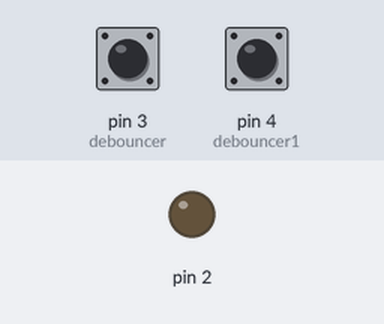
Bench run of a sketch on a simulated Arduino Uno, built with avr-gcc and run on an emulated ATmega328P. Parts: output pins drawn as LEDs (lit = HIGH). The test bench sets the inputs (shaded band); at power-on: pin 3 (debouncer) HIGH, pin 4 (debouncer1) HIGH.

Above: at 1.2 s.
1.3 s: pin 3 (debouncer) pulled LOW for 0.15 s
At 1.6 s:
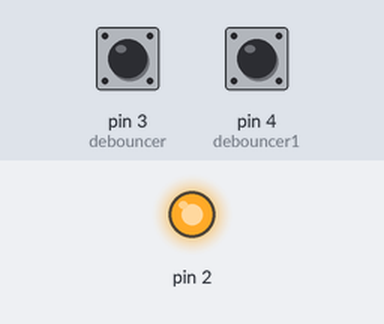
2.9 s: pin 3 (debouncer) pulled LOW for 1 s
At 4.0 s:
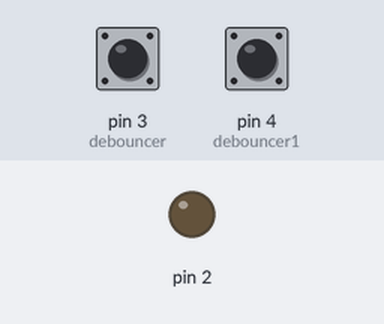
5.4 s: pin 3 (debouncer) pulled LOW for 3.2 s
At 5.9 s:
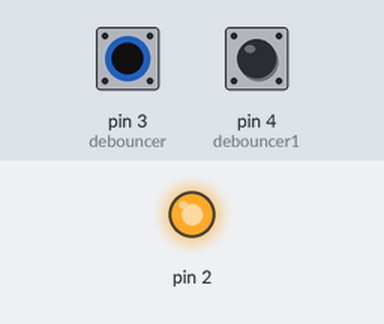
Timing chart, 0 to 8.4 s (numbered marks = the images above; inputs shaded):
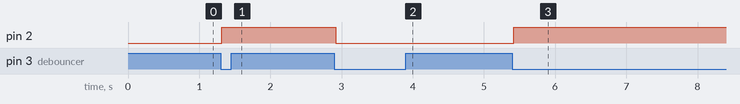

The sketch:

debounce_aprimorado.ino
```cpp
#include <Bounce2.h>
int ledstate;
int lst;
int ledstate1;
int lst1;
Bounce debouncer = Bounce();
Bounce debouncer1 = Bounce();
void setup() {
  pinMode(3, INPUT_PULLUP);
  pinMode(4, INPUT_PULLUP);
  pinMode(2, OUTPUT);
  debouncer.attach(3);
  debouncer.interval(20);
  debouncer1.attach(4);
  debouncer1.interval(20);
}

void loop() {
  debouncer.update();
  int value = debouncer.read();

  if (value != lst)
  {
    if (lst == HIGH)
      ledstate = !ledstate;

    digitalWrite(2, ledstate);
  }
  lst = value;

  debouncer1.update();
  int value1 = debouncer1.read();

  if (value1 != lst1)
  {
    if (lst1 == HIGH)
      ledstate = !ledstate;

    digitalWrite(2, ledstate);
  }
  lst1 = value1;
}
```

Measured:
- after the input at 1.3 s, pin 2: LOW → HIGH at once
- after the input at 2.9 s, pin 2: HIGH → LOW at once
- after the input at 5.4 s, pin 2: LOW → HIGH at once
